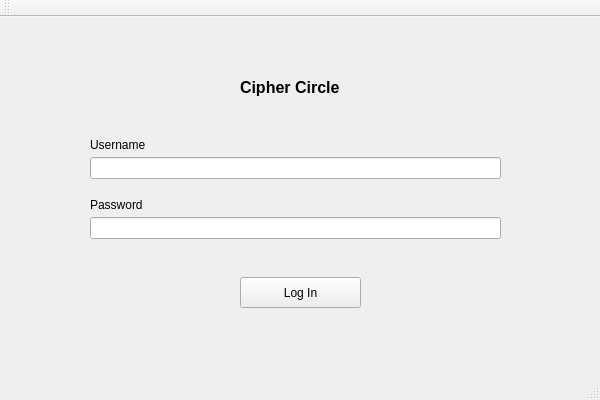
<?xml version="1.0" encoding="UTF-8"?>
<ui version="4.0">
 <class>LoginWindowClass</class>
 <widget class="QMainWindow" name="LoginWindowClass">
  <property name="geometry">
   <rect>
    <x>0</x>
    <y>0</y>
    <width>600</width>
    <height>400</height>
   </rect>
  </property>
  <property name="windowTitle">
   <string>LoginWindow</string>
  </property>
  <widget class="QWidget" name="centralWidget">
   <widget class="QLineEdit" name="lineEdit">
    <property name="geometry">
     <rect>
      <x>90</x>
      <y>140</y>
      <width>411</width>
      <height>22</height>
     </rect>
    </property>
   </widget>
   <widget class="QLabel" name="label">
    <property name="geometry">
     <rect>
      <x>90</x>
      <y>120</y>
      <width>101</width>
      <height>16</height>
     </rect>
    </property>
    <property name="text">
     <string>Username</string>
    </property>
   </widget>
   <widget class="QLineEdit" name="passwordLineEdit">
    <property name="geometry">
     <rect>
      <x>90</x>
      <y>200</y>
      <width>411</width>
      <height>22</height>
     </rect>
    </property>
   </widget>
   <widget class="QLabel" name="label_2">
    <property name="geometry">
     <rect>
      <x>90</x>
      <y>180</y>
      <width>101</width>
      <height>16</height>
     </rect>
    </property>
    <property name="text">
     <string>Password</string>
    </property>
   </widget>
   <widget class="QLabel" name="label_3">
    <property name="geometry">
     <rect>
      <x>240</x>
      <y>50</y>
      <width>151</width>
      <height>41</height>
     </rect>
    </property>
    <property name="font">
     <font>
      <pointsize>12</pointsize>
      <bold>true</bold>
     </font>
    </property>
    <property name="text">
     <string>Cipher Circle</string>
    </property>
   </widget>
   <widget class="QPushButton" name="pushButton">
    <property name="geometry">
     <rect>
      <x>240</x>
      <y>260</y>
      <width>121</width>
      <height>31</height>
     </rect>
    </property>
    <property name="text">
     <string>Log In</string>
    </property>
   </widget>
  </widget>
  <widget class="QMenuBar" name="menuBar">
   <property name="geometry">
    <rect>
     <x>0</x>
     <y>0</y>
     <width>600</width>
     <height>22</height>
    </rect>
   </property>
  </widget>
  <widget class="QToolBar" name="mainToolBar">
   <attribute name="toolBarArea">
    <enum>TopToolBarArea</enum>
   </attribute>
   <attribute name="toolBarBreak">
    <bool>false</bool>
   </attribute>
  </widget>
  <widget class="QStatusBar" name="statusBar"/>
 </widget>
 <layoutdefault spacing="6" margin="11"/>
 <resources/>
 <connections/>
</ui>
